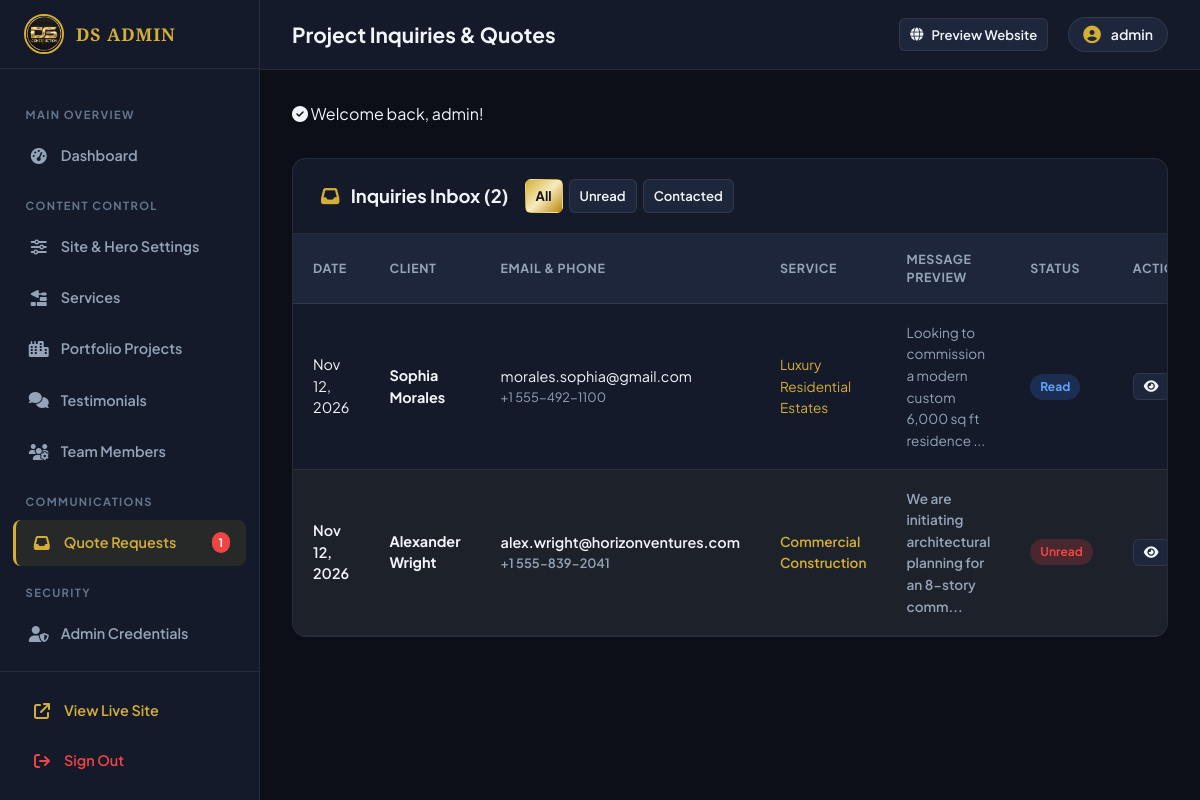
Page /admin/messages.php (signed in) on the committed database.
### tables this page shows
CREATE TABLE `messages` (
  `id` INT AUTO_INCREMENT PRIMARY KEY,
  `name` VARCHAR(255) NOT NULL,
  `email` VARCHAR(255) NOT NULL,
  `phone` VARCHAR(100) DEFAULT NULL,
  `service` VARCHAR(150) DEFAULT NULL,
  `message` TEXT NOT NULL,
  `created_at` DATETIME DEFAULT CURRENT_TIMESTAMP,
  `status` VARCHAR(50) DEFAULT 'unread'
);

### config/db.php (called while the page is built, shortened)
<?php
function getSettings($pdo) {
    $stmt = $pdo->query("SELECT setting_key, setting_value FROM settings");
    $settingsCache = [];
    while ($row = $stmt->fetch()) {
        $settingsCache[$row['setting_key']] = $row['setting_value'];
    }
    return $settingsCache;
}

### config/auth.php (called while the page is built, shortened)
<?php
function getFlash() {
    if (isset($_SESSION['flash'])) {
        $flash = $_SESSION['flash'];
        return $flash;
    }
    return null;
}

### admin/messages.php (the view, shortened to what this page needs)
<?php
$pageTitle = 'Project Inquiries & Quotes';
require_once __DIR__ . '/includes/admin_header.php';
$filter = $_GET['filter'] ?? 'all';
$query = "SELECT * FROM messages";
$query .= " ORDER BY id DESC";
$messages = $pdo->query($query)->fetchAll();
?>
<div class="content-card">
    <div class="card-header">
        <div style="display: flex; align-items: center; gap: 1rem;">
            <h3><i class="fa-solid fa-inbox" style="color: var(--gold); margin-right: 8px;"></i> Inquiries Inbox (<?= count($messages) ?>)</h3>
            <div style="display: flex; gap: 6px;">
                <a href="messages.php?filter=all" class="btn-admin <?= ($filter === 'all') ? 'btn-admin-gold' : 'btn-admin-secondary' ?> btn-icon-sm">All</a>
                <a href="messages.php?filter=unread" class="btn-admin <?= ($filter === 'unread') ? 'btn-admin-gold' : 'btn-admin-secondary' ?> btn-icon-sm">Unread</a>
                <a href="messages.php?filter=contacted" class="btn-admin <?= ($filter === 'contacted') ? 'btn-admin-gold' : 'btn-admin-secondary' ?> btn-icon-sm">Contacted</a>
            </div>
        </div>
    </div>
    <div class="card-body" style="padding: 0;">
        <div class="table-responsive">
            <table class="admin-table">
                <thead>
                    <tr>
                        <th>Date</th>
                        <th>Client</th>
                        <th>Email & Phone</th>
                        <th>Service</th>
                        <th>Message Preview</th>
                        <th>Status</th>
                        <th style="width: 140px;">Actions</th>
                    </tr>
                </thead>
                <tbody>
                    <?php if (empty($messages)): ?>
                        <tr><td colspan="7" style="text-align: center; padding: 2rem;">No inquiries matching the selected filter.</td></tr>
                    <?php else: ?>
                        <?php foreach ($messages as $msg): ?>
                            <tr style="<?= ($msg['status'] === 'unread') ? 'background: rgba(212, 175, 55, 0.05); font-weight: 600;' : '' ?>">
                                <td><?= date('M d, Y', strtotime($msg['created_at'])) ?></td>
                                <td><strong><?= htmlspecialchars($msg['name']) ?></strong></td>
                                <td>
                                    <div><?= htmlspecialchars($msg['email']) ?></div>
                                    <div style="font-size: 0.8rem; color: var(--text-dim);"><?= htmlspecialchars($msg['phone'] ?: 'No phone') ?></div>
                                </td>
                                <td><span style="color: var(--gold); font-size: 0.85rem;"><?= htmlspecialchars($msg['service'] ?: 'General') ?></span></td>
                                <td><span style="color: var(--text-dim); font-size: 0.85rem;"><?= htmlspecialchars(substr($msg['message'], 0, 60)) ?>...</span></td>
                                <td>
                                    <span class="status-badge status-<?= $msg['status'] ?>">
                                        <?= ucfirst(htmlspecialchars($msg['status'])) ?>
                                    </span>
                                </td>
                                <td>
                                    <div style="display: flex; gap: 6px;">
                                        <a href="messages.php?view=<?= $msg['id'] ?>" class="btn-admin btn-admin-secondary btn-icon-sm" title="View Full Message">
                                            <i class="fa-solid fa-eye"></i>
                                        </a>
                                    </div>
                                </td>
                            </tr>
                        <?php endforeach; ?>
                    <?php endif; ?>
                </tbody>
            </table>
        </div>
    </div>
</div>
<?php require_once __DIR__ . '/includes/admin_footer.php'; ?>

### admin/includes/admin_header.php (shortened to what this page needs)
<?php
require_once __DIR__ . '/../../config/db.php';
require_once __DIR__ . '/../../config/auth.php';
require_once __DIR__ . '/../../config/helpers.php';
$settings = getSettings($pdo);
$currentPage = basename($_SERVER['PHP_SELF']);
$unreadStmt = $pdo->query("SELECT COUNT(*) FROM messages WHERE status = 'unread'");
$unreadCount = (int)$unreadStmt->fetchColumn();
$flash = getFlash();
?>
<!DOCTYPE html>
<html lang="en">
<head>
    <link rel="stylesheet" href="https://cdnjs.cloudflare.com/ajax/libs/font-awesome/6.5.1/css/all.min.css">
    <link rel="stylesheet" href="../assets/css/admin.css">
</head>
<body>
    <div class="admin-wrapper">
        <aside class="admin-sidebar" id="adminSidebar">
            <div class="sidebar-header">
                <img src="../<?= htmlspecialchars($settings['logo_path'] ?? 'assets/images/logo.jpg') ?>" alt="Logo" class="sidebar-logo">
                <span class="sidebar-brand-name">DS ADMIN</span>
            </div>
            <nav class="sidebar-nav">
                <span class="nav-category">Main Overview</span>
                <a href="index.php" class="nav-item <?= ($currentPage === 'index.php') ? 'active' : '' ?>">
                    <i class="fa-solid fa-gauge-high"></i>
                    <span>Dashboard</span>
                </a>
                <span class="nav-category">Content Control</span>
                <a href="settings.php" class="nav-item <?= ($currentPage === 'settings.php') ? 'active' : '' ?>">
                    <i class="fa-solid fa-sliders"></i>
                    <span>Site & Hero Settings</span>
                </a>
                <a href="services.php" class="nav-item <?= (strpos($currentPage, 'service') !== false) ? 'active' : '' ?>">
                    <i class="fa-solid fa-trowel-bricks"></i>
                    <span>Services</span>
                </a>
                <a href="projects.php" class="nav-item <?= (strpos($currentPage, 'project') !== false) ? 'active' : '' ?>">
                    <i class="fa-solid fa-city"></i>
                    <span>Portfolio Projects</span>
                </a>
                <a href="testimonials.php" class="nav-item <?= (strpos($currentPage, 'testimonial') !== false) ? 'active' : '' ?>">
                    <i class="fa-solid fa-comments"></i>
                    <span>Testimonials</span>
                </a>
                <a href="team.php" class="nav-item <?= (strpos($currentPage, 'team') !== false) ? 'active' : '' ?>">
                    <i class="fa-solid fa-users-gear"></i>
                    <span>Team Members</span>
                </a>
                <span class="nav-category">Communications</span>
                <a href="messages.php" class="nav-item <?= ($currentPage === 'messages.php') ? 'active' : '' ?>">
                    <i class="fa-solid fa-inbox"></i>
                    <span>Quote Requests</span>
                    <?php if ($unreadCount > 0): ?>
                        <span class="badge-pill"><?= $unreadCount ?></span>
                    <?php endif; ?>
                </a>
                <span class="nav-category">Security</span>
                <a href="profile.php" class="nav-item <?= ($currentPage === 'profile.php') ? 'active' : '' ?>">
                    <i class="fa-solid fa-user-shield"></i>
                    <span>Admin Credentials</span>
                </a>
            </nav>
            <div class="sidebar-footer">
                <a href="../index.php" target="_blank" class="nav-item" style="color: var(--gold);">
                    <i class="fa-solid fa-arrow-up-right-from-square"></i>
                    <span>View Live Site</span>
                </a>
                <a href="logout.php" class="nav-item" style="color: #ef4444; margin-top: 5px;">
                    <i class="fa-solid fa-arrow-right-from-bracket"></i>
                    <span>Sign Out</span>
                </a>
            </div>
        </aside>
        <main class="admin-main">
            <header class="admin-topbar">
                <div class="topbar-left">
                    <h1 class="page-title"><?= htmlspecialchars($pageTitle ?? 'Dashboard') ?></h1>
                </div>
                <div class="topbar-right">
                    <a href="../index.php" target="_blank" class="btn-admin btn-admin-secondary btn-icon-sm">
                        <i class="fa-solid fa-globe"></i>
                        <span>Preview Website</span>
                    </a>
                    <div class="admin-user-pill">
                        <i class="fa-solid fa-circle-user" style="color: var(--gold); font-size: 1.1rem;"></i>
                        <span><?= htmlspecialchars($_SESSION['admin_username'] ?? 'Administrator') ?></span>
                    </div>
                </div>
            </header>
            <div class="admin-content">
                <?php if ($flash): ?>
                    <div class="alert alert-<?= $flash['type'] ?>" style="margin-bottom: 2rem;">
                        <i class="fa-solid <?= ($flash['type'] === 'success') ? 'fa-circle-check' : 'fa-circle-exclamation' ?>"></i>
                        <span><?= htmlspecialchars($flash['message']) ?></span>
                    </div>
                <?php endif; ?>

### admin/includes/admin_footer.php (shortened to what this page needs)
            </div>
        </main>
    </div>
</body>
</html>

### rows in the picture
messages: created_at "Nov 12, 2026", name "Sophia Morales", email "morales.sophia@gmail.com", phone "+1 555-492-1100", service "Luxury Residential Estates", message "Looking to commission a modern custom 6,000 sq ft residence", status "Read"
messages: created_at "Nov 12, 2026", name "Alexander Wright", email "alex.wright@horizonventures.com", phone "+1 555-839-2041", service "Commercial Construction", message "We are initiating architectural planning for an 8-story comm", status "Unread"

### other values in the picture
$unreadCount "1"
$pageTitle "Project Inquiries & Quotes"
$_SESSION['admin_username'] "admin"
$flash['message'] "Welcome back, admin!"
count($messages) "2"
